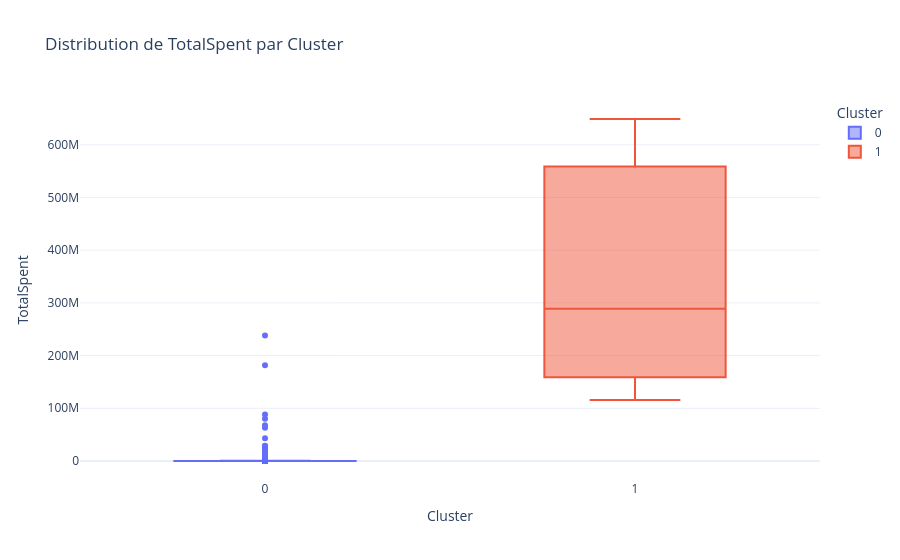
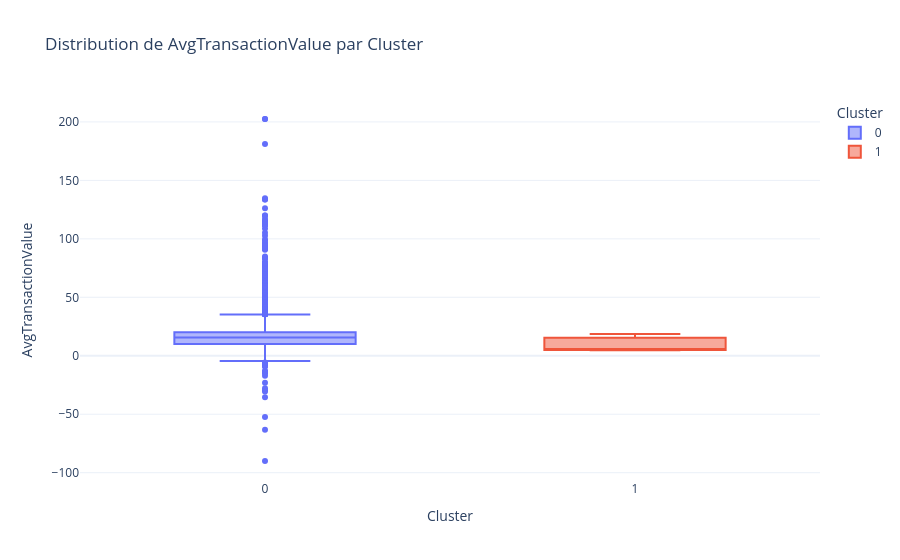
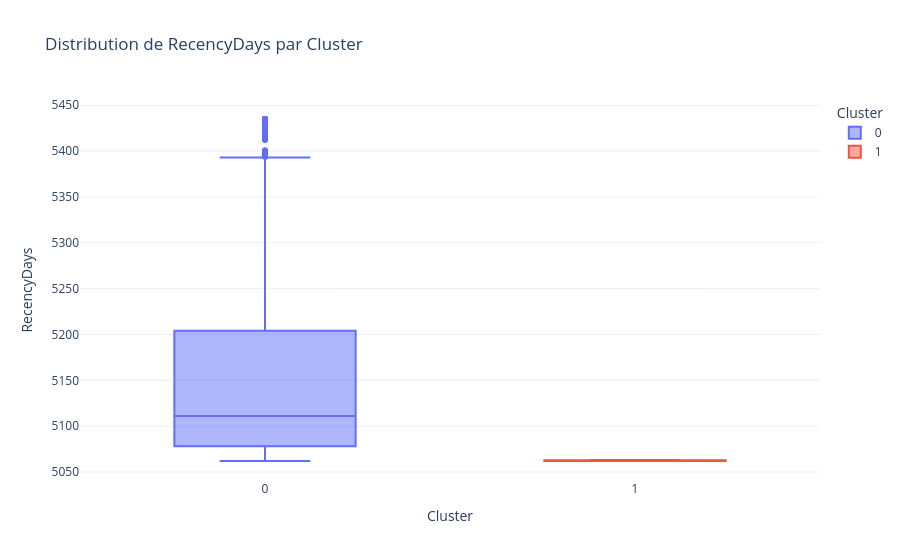
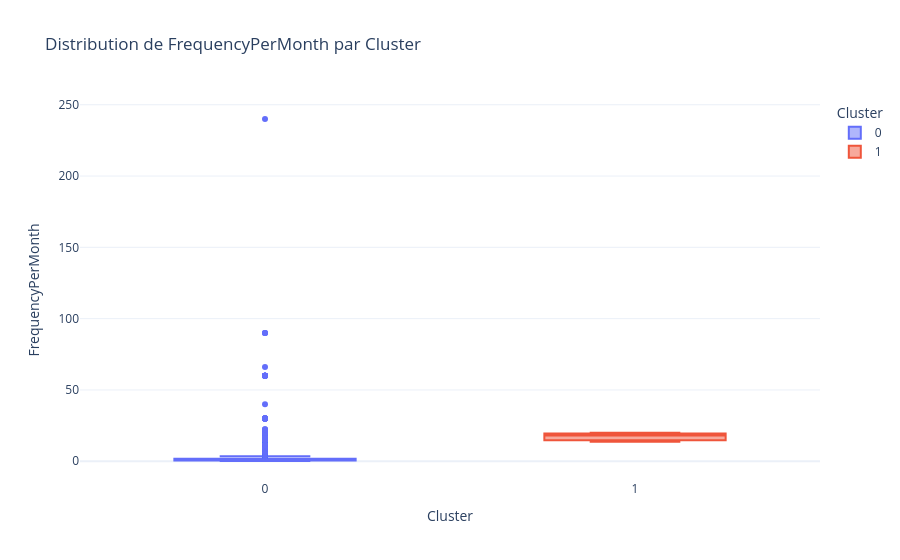

Notebook code cell kept with these figures, in order:
### Code cell
import plotly.express as px

for col in ['TotalSpent', 'AvgTransactionValue', 'RecencyDays', 'FrequencyPerMonth', 'ReturnRate']:
    fig = px.box(real_data, x='Cluster', y=col, color='Cluster',
                 title=f'Distribution de {col} par Cluster',
                 template='plotly_white')
    fig.show()

### Figure 1 — Plotly figure (JSON) as saved in the notebook; plotly's stock layout.template omitted (floating-point values rounded to 4 significant figures; data arrays with more than 128 entries replaced by an {"elided": "..."} marker saying what was removed)
{"data": [{"alignmentgroup": "True", "hovertemplate": "Cluster=%{x}<br>TotalSpent=%{y}<extra></extra>", "legendgroup": "0", "marker": {"color": "#636efa"}, "name": "0", "notched": false, "offsetgroup": "0", "orientation": "v", "showlegend": true, "type": "box", "x": {"elided": "4369 int values"}, "x0": " ", "xaxis": "x", "y": {"elided": "4369 float values"}, "y0": " ", "yaxis": "y"}, {"alignmentgroup": "True", "hovertemplate": "Cluster=%{x}<br>TotalSpent=%{y}<extra></extra>", "legendgroup": "1", "marker": {"color": "#EF553B"}, "name": "1", "notched": false, "offsetgroup": "1", "orientation": "v", "showlegend": true, "type": "box", "x": [1, 1, 1], "x0": " ", "xaxis": "x", "y": [115600000.0, 648800000.0, 289000000.0], "y0": " ", "yaxis": "y"}], "layout": {"boxmode": "overlay", "legend": {"title": {"text": "Cluster"}, "tracegroupgap": 0}, "title": {"text": "Distribution de TotalSpent par Cluster"}, "xaxis": {"anchor": "y", "categoryarray": [0, 1], "categoryorder": "array", "domain": [0, 1], "title": {"text": "Cluster"}}, "yaxis": {"anchor": "x", "domain": [0, 1], "title": {"text": "TotalSpent"}}}}

### Figure 2 — Plotly figure (JSON) as saved in the notebook; plotly's stock layout.template omitted (floating-point values rounded to 4 significant figures; data arrays with more than 128 entries replaced by an {"elided": "..."} marker saying what was removed)
{"data": [{"alignmentgroup": "True", "hovertemplate": "Cluster=%{x}<br>AvgTransactionValue=%{y}<extra></extra>", "legendgroup": "0", "marker": {"color": "#636efa"}, "name": "0", "notched": false, "offsetgroup": "0", "orientation": "v", "showlegend": true, "type": "box", "x": {"elided": "4369 int values"}, "x0": " ", "xaxis": "x", "y": {"elided": "4369 float values"}, "y0": " ", "yaxis": "y"}, {"alignmentgroup": "True", "hovertemplate": "Cluster=%{x}<br>AvgTransactionValue=%{y}<extra></extra>", "legendgroup": "1", "marker": {"color": "#EF553B"}, "name": "1", "notched": false, "offsetgroup": "1", "orientation": "v", "showlegend": true, "type": "box", "x": [1, 1, 1], "x0": " ", "xaxis": "x", "y": [5.816, 18.65, 4.735], "y0": " ", "yaxis": "y"}], "layout": {"boxmode": "overlay", "legend": {"title": {"text": "Cluster"}, "tracegroupgap": 0}, "title": {"text": "Distribution de AvgTransactionValue par Cluster"}, "xaxis": {"anchor": "y", "categoryarray": [0, 1], "categoryorder": "array", "domain": [0, 1], "title": {"text": "Cluster"}}, "yaxis": {"anchor": "x", "domain": [0, 1], "title": {"text": "AvgTransactionValue"}}}}

### Figure 3 — Plotly figure (JSON) as saved in the notebook; plotly's stock layout.template omitted (floating-point values rounded to 4 significant figures; data arrays with more than 128 entries replaced by an {"elided": "..."} marker saying what was removed)
{"data": [{"alignmentgroup": "True", "hovertemplate": "Cluster=%{x}<br>RecencyDays=%{y}<extra></extra>", "legendgroup": "0", "marker": {"color": "#636efa"}, "name": "0", "notched": false, "offsetgroup": "0", "orientation": "v", "showlegend": true, "type": "box", "x": {"elided": "4369 int values"}, "x0": " ", "xaxis": "x", "y": {"elided": "4369 float values"}, "y0": " ", "yaxis": "y"}, {"alignmentgroup": "True", "hovertemplate": "Cluster=%{x}<br>RecencyDays=%{y}<extra></extra>", "legendgroup": "1", "marker": {"color": "#EF553B"}, "name": "1", "notched": false, "offsetgroup": "1", "orientation": "v", "showlegend": true, "type": "box", "x": [1, 1, 1], "x0": " ", "xaxis": "x", "y": [5062.0, 5062.0, 5063.0], "y0": " ", "yaxis": "y"}], "layout": {"boxmode": "overlay", "legend": {"title": {"text": "Cluster"}, "tracegroupgap": 0}, "title": {"text": "Distribution de RecencyDays par Cluster"}, "xaxis": {"anchor": "y", "categoryarray": [0, 1], "categoryorder": "array", "domain": [0, 1], "title": {"text": "Cluster"}}, "yaxis": {"anchor": "x", "domain": [0, 1], "title": {"text": "RecencyDays"}}}}

### Figure 4 — Plotly figure (JSON) as saved in the notebook; plotly's stock layout.template omitted (floating-point values rounded to 4 significant figures; data arrays with more than 128 entries replaced by an {"elided": "..."} marker saying what was removed)
{"data": [{"alignmentgroup": "True", "hovertemplate": "Cluster=%{x}<br>FrequencyPerMonth=%{y}<extra></extra>", "legendgroup": "0", "marker": {"color": "#636efa"}, "name": "0", "notched": false, "offsetgroup": "0", "orientation": "v", "showlegend": true, "type": "box", "x": {"elided": "4369 int values"}, "x0": " ", "xaxis": "x", "y": {"elided": "4369 float values"}, "y0": " ", "yaxis": "y"}, {"alignmentgroup": "True", "hovertemplate": "Cluster=%{x}<br>FrequencyPerMonth=%{y}<extra></extra>", "legendgroup": "1", "marker": {"color": "#EF553B"}, "name": "1", "notched": false, "offsetgroup": "1", "orientation": "v", "showlegend": true, "type": "box", "x": [1, 1, 1], "x0": " ", "xaxis": "x", "y": [18.06, 20.0, 13.67], "y0": " ", "yaxis": "y"}], "layout": {"boxmode": "overlay", "legend": {"title": {"text": "Cluster"}, "tracegroupgap": 0}, "title": {"text": "Distribution de FrequencyPerMonth par Cluster"}, "xaxis": {"anchor": "y", "categoryarray": [0, 1], "categoryorder": "array", "domain": [0, 1], "title": {"text": "Cluster"}}, "yaxis": {"anchor": "x", "domain": [0, 1], "title": {"text": "FrequencyPerMonth"}}}}
